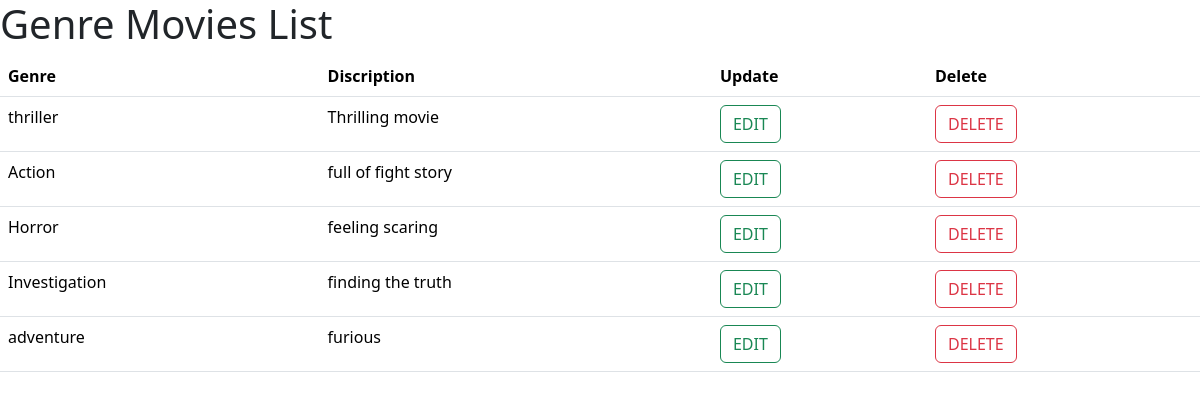
Page /genrelist/ (signed in) on the earlier database version.
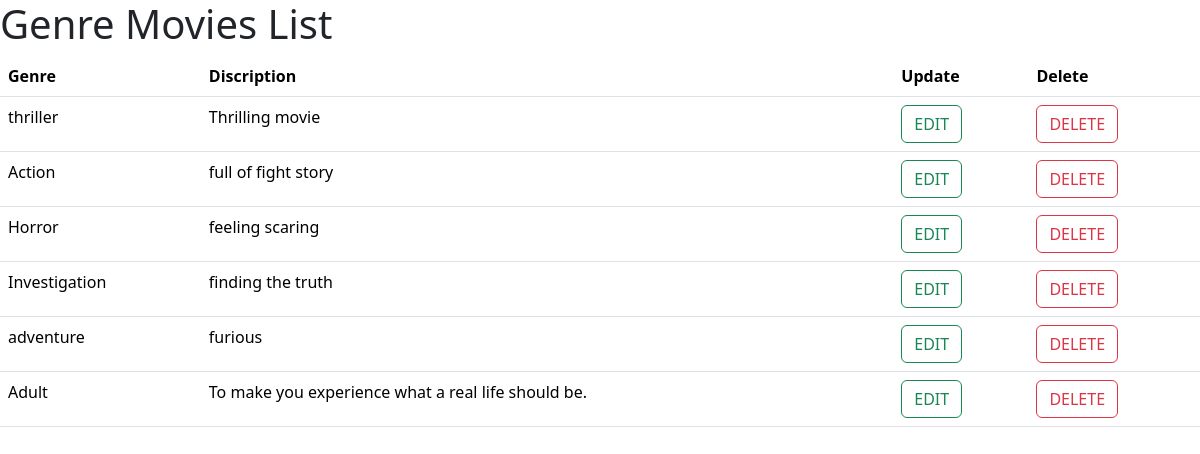
Same page on the later database version.
### movapp/models.py (models this page shows)
class Genre(models.Model):
    Genre=models.CharField(max_length=20)
    Discription=models.CharField(max_length=200)
    def __str__(self):
        return self.Genre

### movapp/views.py (the view)
# urls.py: path('genrelist/',Genrelist.as_view(),name="genrelist"),
@method_decorator(Signin_required,name="dispatch")
class Genrelist(View):
    def get(self,request):
        genre=Genre.objects.all()
        return render(request,'genrelist.html',{"form":genre})

### movapp/views.py (called while the page is built)
def Signin_required(fn):
    def Wrapper(request,*args,**kwargs):
        if not request.user.is_authenticated:
            return redirect('login')
        else:
            return fn(request,*args,**kwargs)
    return Wrapper

### movapp/templates/genrelist.html (shortened to what this page needs)
<!DOCTYPE html>
<html lang="en">
<head>
    <link href="https://cdn.jsdelivr.net/npm/bootstrap@5.3.2/dist/css/bootstrap.min.css" rel="stylesheet">
</head>
<body>
    <h1>Genre Movies List</h1>
    <table class="table">
        <tr>
            <th>Genre</th>
            <th>Discription</th>
            <th>Update</th>
            <th>Delete</th>
        </tr>
        {% for i in form %}
        <tr>
            <td>{{i}}</td>
            <td>{{i.Discription}}</td>
            <td><a class="btn btn-outline-success" href="{% url 'G_Update' i.id %}">EDIT</a></td>
            <td><a class="btn btn-outline-danger" href="{% url 'G_Delete' i.id %}">DELETE</a></td>
        </tr>
        {%  endfor %}
    </table>
</body>
</html>

Differences in the rows shown:
added Genre: Genre "Adult", Discription "To make you experience what a real life should be."
